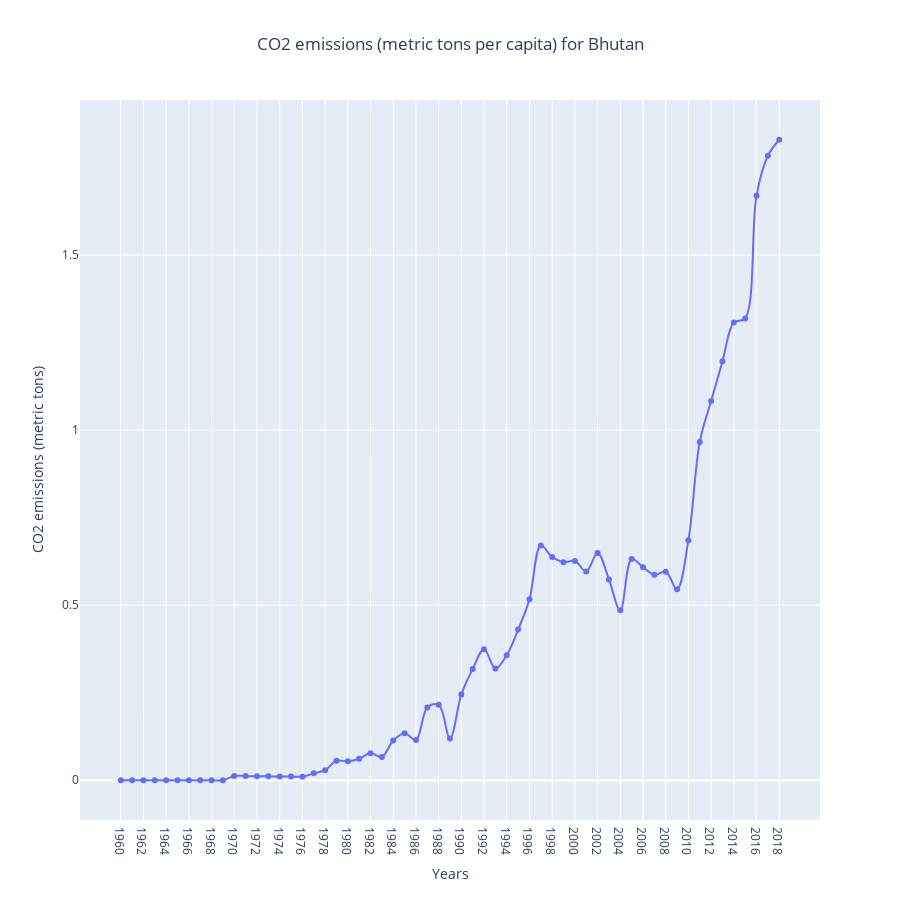

Notebook source saved alongside this figure:
### Code cell
plot('Bhutan')

### Figure 1 — Plotly figure (JSON) as saved in the notebook; plotly's stock layout.template omitted (floating-point values rounded to 4 significant figures)
{"data": [{"hovertemplate": "variable=Bhutan<br>index=%{x}<br>value=%{y}<extra></extra>", "legendgroup": "Bhutan", "line": {"color": "#636efa", "dash": "solid", "shape": "spline"}, "marker": {"symbol": "circle"}, "mode": "lines+markers", "name": "Bhutan", "orientation": "v", "showlegend": true, "type": "scatter", "x": ["1960", "1961", "1962", "1963", "1964", "1965", "1966", "1967", "1968", "1969", "1970", "1971", "1972", "1973", "1974", "1975", "1976", "1977", "1978", "1979", "1980", "1981", "1982", "1983", "1984", "1985", "1986", "1987", "1988", "1989", "1990", "1991", "1992", "1993", "1994", "1995", "1996", "1997", "1998", "1999", "2000", "2001", "2002", "2003", "2004", "2005", "2006", "2007", "2008", "2009", "2010", "2011", "2012", "2013", "2014", "2015", "2016", "2017", "2018"], "xaxis": "x", "y": [0, 0, 0, 0, 0, 0, 0, 0, 0, 0, 0.01233, 0.01195, 0.01157, 0.01121, 0.01087, 0.01053, 0.01019, 0.01975, 0.0287, 0.05567, 0.05407, 0.06139, 0.07694, 0.0667, 0.1137, 0.1343, 0.1149, 0.2077, 0.2159, 0.1194, 0.2449, 0.318, 0.3742, 0.3192, 0.3572, 0.4302, 0.5171, 0.6706, 0.6379, 0.623, 0.626, 0.5964, 0.6493, 0.5734, 0.4853, 0.632, 0.6085, 0.5866, 0.5956, 0.5455, 0.6856, 0.9664, 1.083, 1.197, 1.307, 1.319, 1.67, 1.784, 1.829], "yaxis": "y"}], "layout": {"height": 900, "legend": {"title": {"text": "variable"}, "tracegroupgap": 0}, "showlegend": false, "title": {"text": "CO2 emissions (metric tons per capita) for Bhutan", "x": 0.5}, "xaxis": {"anchor": "y", "domain": [0, 1], "title": {"text": "Years"}}, "yaxis": {"anchor": "x", "domain": [0, 1], "title": {"text": "CO2 emissions (metric tons)"}}}}
